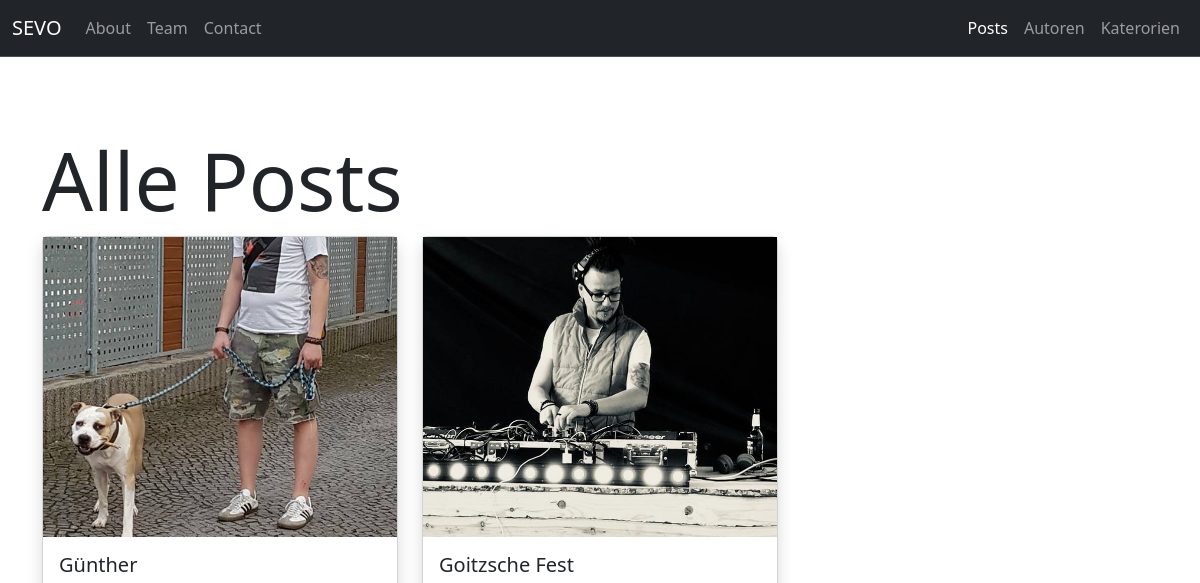
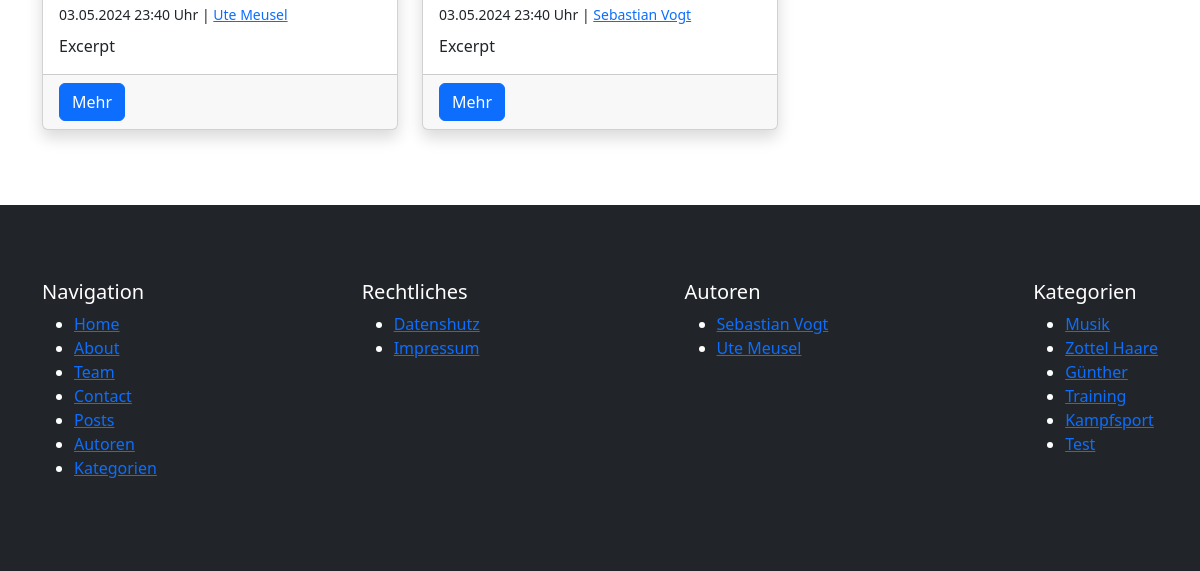
The app's page /blog/posts, older data (2 pictures, top to bottom).
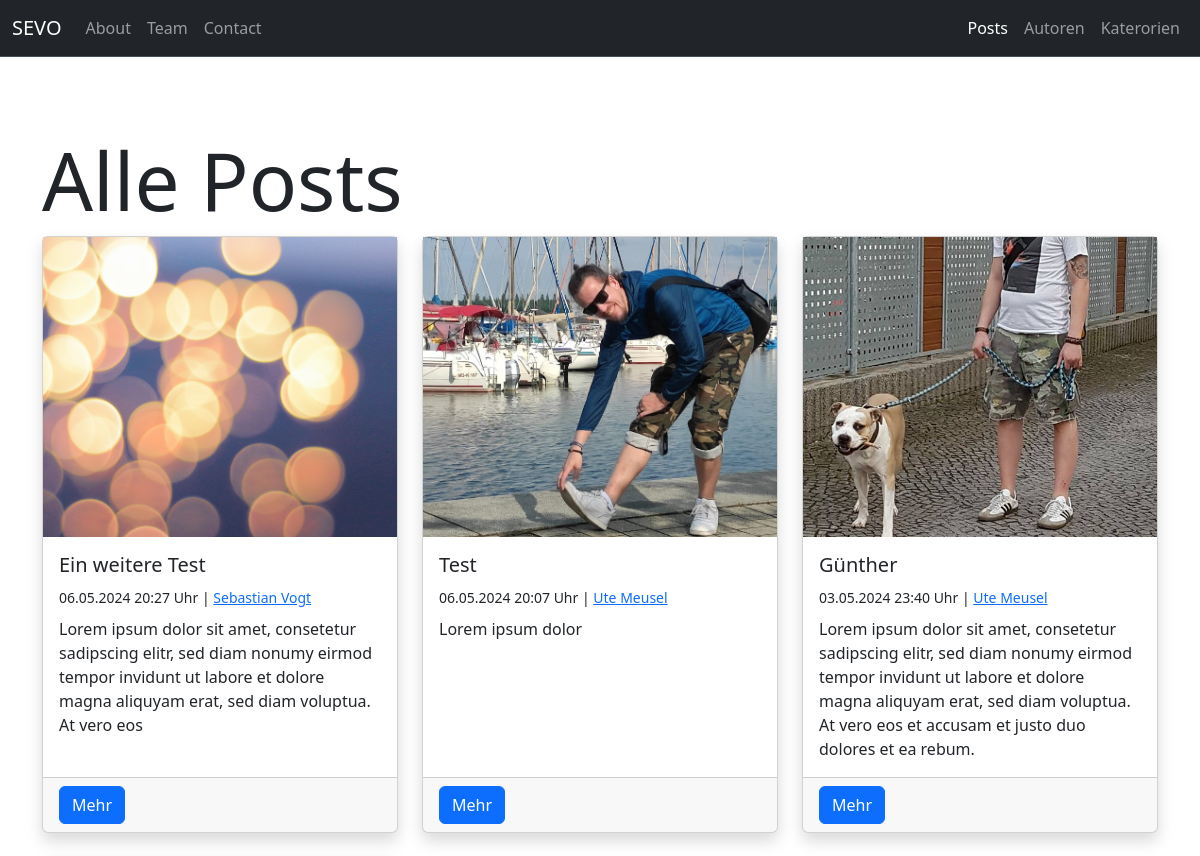
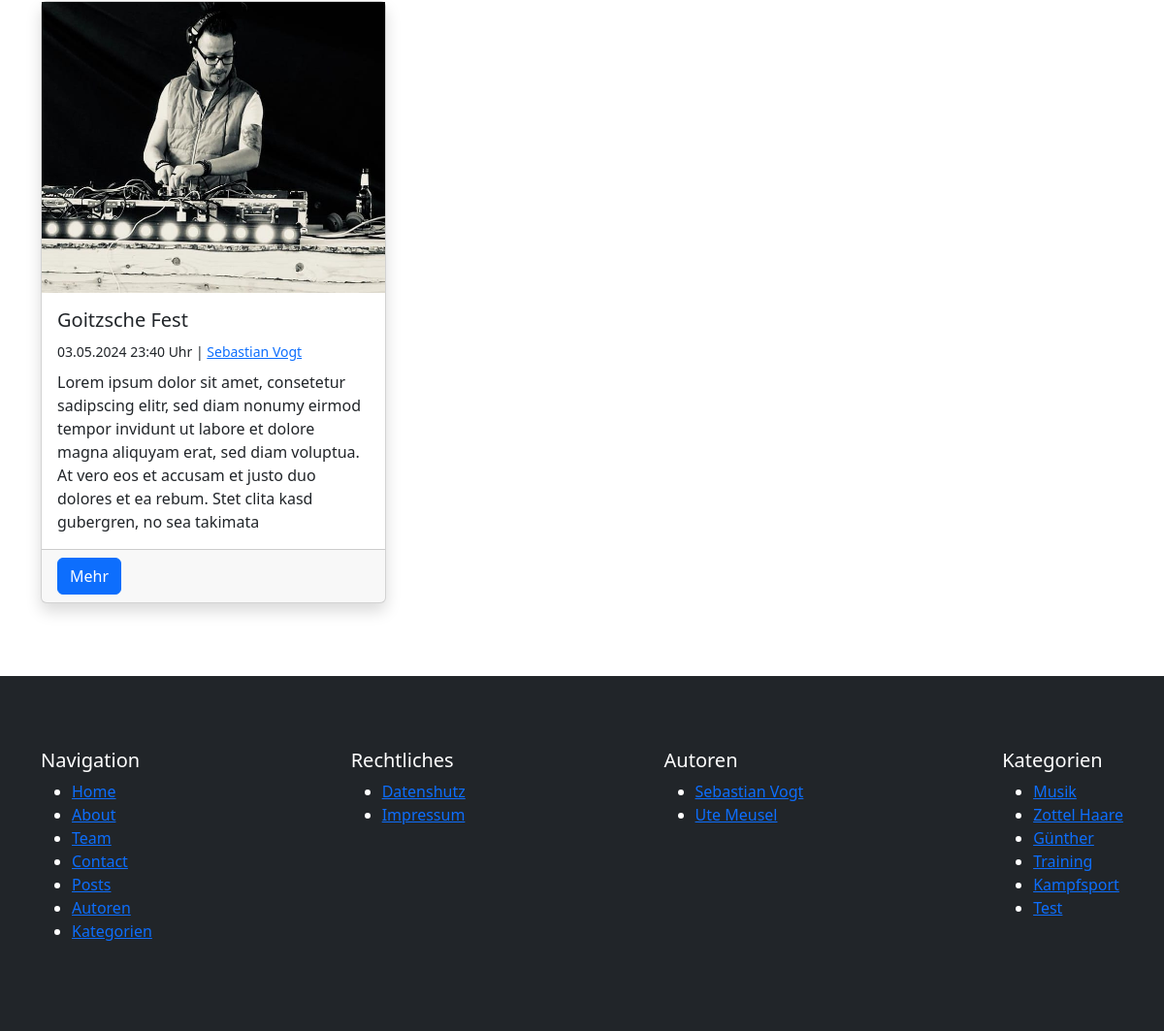
The same page, newer data (2 pictures, top to bottom).
### pages/models.py (models this page shows, shortened)
class Page(models.Model):
    class Templates(models.TextChoices):
        FULL_WIDTH = "Fullwidth"
        CONTAINER = "Container"
        FULL_WIDTH_WITH_HEADER = "Fullwidth with header"
        CONTAINER_WITH_HEADER = "Container with header"
    title = models.CharField(max_length=255)
    slug = models.SlugField(unique=True, blank=True)
    index = models.IntegerField(default=1)
    content = models.TextField()
    featured_image = models.ForeignKey(Image, on_delete=models.SET_NULL, null=True, blank=True)
    published = models.BooleanField(default=True)
    is_home = models.BooleanField(default=False)
    template = models.CharField(max_length=100, choices=Templates.choices, default=Templates.CONTAINER)
    created_at = models.DateTimeField(auto_now_add=True)
    updated_at = models.DateTimeField(auto_now=True)

### blog/models.py (models this page shows, shortened)
class Post(models.Model):
    author = models.ForeignKey(Author, on_delete=models.SET_NULL, null=True)
    title = models.CharField(max_length=255)
    slug = models.SlugField(unique=True)
    categories = models.ManyToManyField(Category, blank=True)
    content = models.TextField()
    excerpt = models.TextField(max_length=255, blank=True)
    featured_image = models.ForeignKey(Image, on_delete=models.SET_NULL, blank=True, null=True)
    published = models.BooleanField(default=True)
    is_featured = models.BooleanField(default=False)
    created_at = models.DateTimeField(auto_now_add=True)
    updated_at = models.DateTimeField(auto_now=True)

class Category(models.Model):
    name = models.CharField(max_length=100, unique=True, db_index=True)
    slug = models.SlugField(unique=True, default="")
    class Meta:
        verbose_name_plural = "Categories"

### uploaded_media/models.py (models this page shows, shortened)
class Image(models.Model):
    title = models.CharField(max_length=100)
    alt_text = models.CharField(max_length=100)
    categories = models.ManyToManyField(Category, blank=True)
    image = models.ImageField(upload_to="uploaded_media/images")

### author/models.py (models this page shows, shortened)
class Author(models.Model):
    firstname = models.CharField(max_length=100)
    lastname = models.CharField(max_length=100)
    nickname = models.CharField(max_length=100, blank=True)
    email = models.EmailField(null=True)
    slug = models.SlugField(unique=True, default="")
    def get_fullname(self):
        return f"{self.firstname} {self.lastname}"

### blog/views.py (the view)
# urls.py: path("posts", views.posts, name="blog-posts"),
def posts(request):
    posts = models.Post.objects.filter(published=True).order_by("-created_at")
    return render(request, "blog/posts.html", {
        "title": "Alle Posts",
        "posts": posts
    })

### utils/context_processors.py (called while the page is built)
def menus_context(request):
    menu_main = Menu.objects.get(name="Main")
    menu_meta = Menu.objects.get(name="Meta")
    pages_main = menu_main.pages.filter(published=True).order_by("index")
    pages_meta = menu_meta.pages.filter(published=True).order_by("index")
    categories = Category.objects.all()
    authors = Author.objects.all()
    return {
        "pages_main": pages_main,
        "pages_meta": pages_meta,
        "categories": categories,
        "authors": authors
    }

### blog/templates/blog/posts.html (shortened to what this page needs)
{% extends "base.html" %}
{% block content %}
    <div class="container section-padding">
        <h1 class="display-1">{{ title|title }}</h1>
        <div class="row row-cols-1 row-cols-md-3 g-4">
            {% for post in posts %}
                <div class="col">
                    {% include "blog/partials/_posts_item.html" %}
                </div>
            {% endfor %}
        </div>
    </div>
{% endblock %}

### templates/base.html (shortened to what this page needs)
{% load static %}
<!DOCTYPE html>
<html lang="en">
<head>
    <link rel="stylesheet" href="{% static "vendor/bootstrap/css/bootstrap.min.css" %}">
    <link rel="stylesheet" href="{% static "css/style.css" %}">
</head>
<body>
    {% include "partials/_navbar.html" %}
    {% block content %}{% endblock %}
    {% include "partials/_footer.html" %}
</body>
</html>

### templates/partials/_navbar.html (shortened to what this page needs)
<nav class="navbar navbar-expand-lg bg-dark border-bottom border-body" data-bs-theme="dark">
    <div class="container-fluid">
      <a class="navbar-brand" href="{% url "homepage" %}">SEVO</a>
      <div class="collapse navbar-collapse" id="navbarNav">
        <ul class="navbar-nav me-auto">
            {% for page in pages_main %}
                {% if page.is_home == False %}
                    <li class="nav-item">
                        <a class="nav-link" href="{% url "pages-page-single-slug" slug=page.slug %}">{{ page.title|title }}</a>
                    </li>
                {% endif %}
            {% endfor %}
        </ul>
        <ul class="navbar-nav d-flex">
            <li class="nav-item">
                <a class="nav-link{% if "post" in request.path %} active{% endif %}"{% if "post" in request.path %} aria-current="page"{% endif %} href="{% url "blog-posts" %}">Posts</a>
            </li>
            <li class="nav-item">
                <a class="nav-link{% if "author" in request.path %} active{% endif %}"{% if "author" in request.path %} aria-current="page"{% endif %} href="{% url "author-index" %}">Autoren</a>
            </li>
            <li class="nav-item">
                <a class="nav-link{% if "categor" in request.path %} active{% endif %}"{% if "categor" in request.path %} aria-current="page"{% endif %} href="{% url "blog-categories" %}">Katerorien</a>
            </li>
        </ul>
      </div>
    </div>
  </nav>

### blog/templates/blog/partials/_posts_item.html (shortened to what this page needs)
<div class="card h-100 shadow">
    <a class="card__image-link w-100 d-block" href="{% url "blog-post-slug" slug=post.slug %}">
      <img class="card__image w-100" src="{{ post.featured_image.image.url }}" class="card-img-top" alt="{{ post.featured_image.image.title }}">
    </a>
    <div class="card-body">
      <h5 class="card-title">{{ post.title }}</h5>
        <div class="mb-2">
          <small>
            <time>{{ post.created_at|date:"d.m.Y H:i" }} Uhr</time> |
            <a href="{% url "author-single-slug" slug=post.author.slug %}">{{ post.author.get_fullname }}</a>
          </small>
        </div>
      <p class="card-text">{{ post.excerpt}}</p>
    </div>
    <div class="card-footer">
      <a class="btn btn-primary" href="{% url "blog-post-slug" slug=post.slug %}">Mehr</a>
    </div>
  </div>

### templates/partials/_footer.html
<footer class="bg-dark text-white section-padding">
    <div class="container d-flex justify-content-between flex-sm-row flex-column">
        <div>
            <h5>Navigation</h5>
            {% include "partials/_navigation_main.html" %}
        </div>
        <div>
            <h5>Rechtliches</h5>
            {% include "partials/_navigation_meta.html" %}
        </div>
        <div>
            <h5>Autoren</h5>
            {% include "partials/_navigation_authors.html" %}
        </div>
        <div>
            <h5>Kategorien</h5>
            {% include "partials/_navigation_categories.html" %}
        </div>
    </div>
</footer>

### templates/partials/_navigation_main.html
<nav>
    <ul>
        {% for page in pages_main %}
            <li><a class="{% if page.title|lower in request.path or page.is_home and request.path == "/" %}active{% endif %}" href="{% url "pages-page-single-slug" slug=page.slug %}">{{ page.title }}</a></li>
        {% endfor %}
        <li><a href="{% url "blog-posts" %}">Posts</a></li>
        <li><a href="{% url "author-index" %}">Autoren</a></li>
        <li><a href="{% url "blog-categories" %}">Kategorien</a></li>
    </ul>
</nav>

### templates/partials/_navigation_meta.html
<nav>
    <ul>
        {% for page in pages_meta %}
            <li><a class="{% if page.title|lower in request.path or page.is_home and request.path == "/" %}active{% endif %}" href="{% url "pages-page-single-slug" slug=page.slug %}">{{ page.title }}</a></li>
        {% endfor %}
    </ul>
</nav>

### templates/partials/_navigation_authors.html
<nav>
    {% if authors %}
        <ul>
            {% for author in authors %}
                <li><a class="{% if author.name|lower in request.path %}active{% endif %}" href="{% url "author-single-slug" slug=author.slug %}">{{ author.get_fullname }}</a></li>
            {% endfor %}
        </ul>
    {% else %}
        <p>Keine Autoren vorhanden</p>
    {% endif %}
</nav>

### templates/partials/_navigation_categories.html
<nav>
    {% if categories %}
        <ul>
            {% for category in categories %}
                <li><a class="{% if category.name|lower in request.path %}active{% endif %}" href="{% url "blog-category-slug" slug=category.slug %}">{{ category.name }}</a></li>
            {% endfor %}
        </ul>
    {% else %}
        <p>Keine Kategorien vorhanden</p>
    {% endif %}
</nav>

### static/css/style.css (style rules this page uses)
.section-padding { padding-top: 75px; padding-bottom: 75px; }
.card__image-link { overflow: hidden; }
.card__image { object-fit: cover; height: 300px; transform: scale(1.2); filter: brightness(100%); transition: all .3s ease; }

Row changes from the older to the newer data that the page shows:
added Post: featured_image.image (picture), title "Ein weitere Test", created_at "06.05.2024 20:27", author.get_fullname "Sebastian Vogt", excerpt "Lorem ipsum dolor sit amet, consetetur sadipscing elitr, sed diam nonumy eirmod tempor invidunt ut labore et dolore magna aliquyam erat, sed diam voluptua. At vero eos"
added Post: featured_image.image (picture), title "Test", created_at "06.05.2024 20:07", author.get_fullname "Ute Meusel", excerpt "Lorem ipsum dolor"
changed Post "Günther": excerpt "Excerpt" → "Lorem ipsum dolor sit amet, consetetur sadipscing elitr, sed diam nonumy eirmod tempor invidunt ut labore et dolore magna aliquyam erat, sed diam voluptua. At vero eos et accusam et justo duo dolores et ea rebum."
changed Post "Goitzsche Fest": excerpt "Excerpt" → "Lorem ipsum dolor sit amet, consetetur sadipscing elitr, sed diam nonumy eirmod tempor invidunt ut labore et dolore magna aliquyam erat, sed diam voluptua. At vero eos et accusam et justo duo dolores et ea rebum. Stet clita kasd gubergren, no sea takimata"
